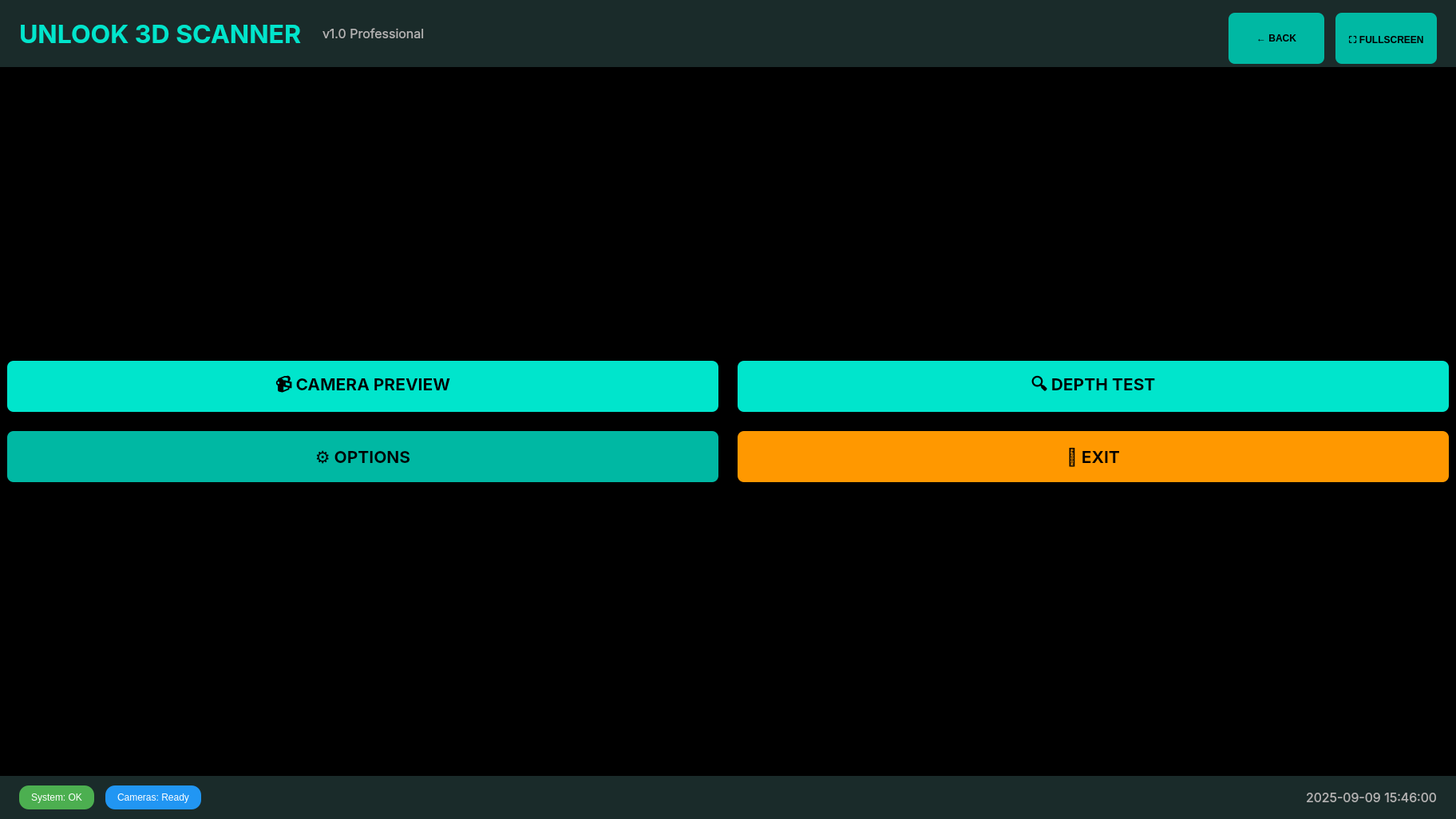
<?xml version="1.0" encoding="UTF-8"?>
<ui version="4.0">
 <class>UnlookMainWindow</class>
 <widget class="QMainWindow" name="UnlookMainWindow">
  <property name="geometry">
   <rect>
    <x>0</x>
    <y>0</y>
    <width>1824</width>
    <height>1026</height>
   </rect>
  </property>
  <property name="windowTitle">
   <string>Unlook 3D Scanner v1.0</string>
  </property>
  <property name="styleSheet">
   <string>QMainWindow {
    background-color: #000000;
    color: #FFFFFF;
    font-family: Inter, Roboto, Arial, sans-serif;
}

QPushButton {
    background-color: #00E5CC;
    color: #000000;
    border: none;
    border-radius: 8px;
    font-weight: bold;
    min-height: 48px;
    padding: 8px 16px;
}

QPushButton:hover {
    background-color: #00B8A3;
}

QPushButton:pressed {
    background-color: #009688;
}

QLabel {
    color: #FFFFFF;
}

QWidget#panel {
    background-color: #1A2B2A;
    border-radius: 8px;
    margin: 8px;
    padding: 16px;
}</string>
  </property>
  <widget class="QWidget" name="centralwidget">
   <layout class="QVBoxLayout" name="main_layout">
    <property name="spacing">
     <number>0</number>
    </property>
    <property name="leftMargin">
     <number>0</number>
    </property>
    <property name="topMargin">
     <number>0</number>
    </property>
    <property name="rightMargin">
     <number>0</number>
    </property>
    <property name="bottomMargin">
     <number>0</number>
    </property>
    <item>
     <widget class="QWidget" name="title_bar">
      <property name="minimumSize">
       <size>
        <width>0</width>
        <height>84</height>
       </size>
      </property>
      <property name="maximumSize">
       <size>
        <width>16777215</width>
        <height>84</height>
       </size>
      </property>
      <property name="styleSheet">
       <string>background-color: #1A2B2A;</string>
      </property>
      <layout class="QHBoxLayout" name="title_layout">
       <property name="leftMargin">
        <number>24</number>
       </property>
       <property name="topMargin">
        <number>16</number>
       </property>
       <property name="rightMargin">
        <number>24</number>
       </property>
       <property name="bottomMargin">
        <number>16</number>
       </property>
       <item>
        <widget class="QLabel" name="title_label">
         <property name="font">
          <font>
           <family>Inter</family>
           <pointsize>24</pointsize>
           <weight>75</weight>
           <bold>true</bold>
          </font>
         </property>
         <property name="styleSheet">
          <string>color: #00E5CC;</string>
         </property>
         <property name="text">
          <string>UNLOOK 3D SCANNER</string>
         </property>
        </widget>
       </item>
       <item>
        <widget class="QLabel" name="version_label">
         <property name="font">
          <font>
           <family>Inter</family>
           <pointsize>12</pointsize>
          </font>
         </property>
         <property name="styleSheet">
          <string>color: #B3B3B3; margin-left: 16px;</string>
         </property>
         <property name="text">
          <string>v1.0 Professional</string>
         </property>
        </widget>
       </item>
       <item>
        <spacer name="title_spacer">
         <property name="orientation">
          <enum>Qt::Horizontal</enum>
         </property>
         <property name="sizeHint" stdset="0">
          <size>
           <width>40</width>
           <height>20</height>
          </size>
         </property>
        </spacer>
       </item>
       <item>
        <widget class="QPushButton" name="back_button">
         <property name="minimumSize">
          <size>
           <width>120</width>
           <height>48</height>
          </size>
         </property>
         <property name="styleSheet">
          <string>background-color: #00B8A3;</string>
         </property>
         <property name="text">
          <string>← BACK</string>
         </property>
        </widget>
       </item>
       <item>
        <widget class="QPushButton" name="fullscreen_button">
         <property name="minimumSize">
          <size>
           <width>120</width>
           <height>48</height>
          </size>
         </property>
         <property name="styleSheet">
          <string>background-color: #00B8A3; margin-left: 8px;</string>
         </property>
         <property name="text">
          <string>⛶ FULLSCREEN</string>
         </property>
        </widget>
       </item>
      </layout>
     </widget>
    </item>
    <item>
     <widget class="QStackedWidget" name="screen_stack">
      <property name="currentIndex">
       <number>0</number>
      </property>
      <widget class="QWidget" name="main_menu_page">
       <layout class="QVBoxLayout" name="main_menu_layout">
        <item>
         <spacer name="menu_top_spacer">
          <property name="orientation">
           <enum>Qt::Vertical</enum>
          </property>
          <property name="sizeHint" stdset="0">
           <size>
            <width>20</width>
            <height>40</height>
           </size>
          </property>
         </spacer>
        </item>
        <item>
         <layout class="QGridLayout" name="main_menu_grid">
          <property name="spacing">
           <number>24</number>
          </property>
          <item row="0" column="0">
           <widget class="QPushButton" name="camera_preview_button">
            <property name="minimumSize">
             <size>
              <width>312</width>
              <height>86</height>
             </size>
            </property>
            <property name="font">
             <font>
              <family>Inter</family>
              <pointsize>16</pointsize>
              <weight>75</weight>
              <bold>true</bold>
             </font>
            </property>
            <property name="styleSheet">
             <string>background-color: #00E5CC;</string>
            </property>
            <property name="text">
             <string>📹 CAMERA PREVIEW</string>
            </property>
           </widget>
          </item>
          <item row="0" column="1">
           <widget class="QPushButton" name="depth_test_button">
            <property name="minimumSize">
             <size>
              <width>312</width>
              <height>86</height>
             </size>
            </property>
            <property name="font">
             <font>
              <family>Inter</family>
              <pointsize>16</pointsize>
              <weight>75</weight>
              <bold>true</bold>
             </font>
            </property>
            <property name="styleSheet">
             <string>background-color: #00E5CC;</string>
            </property>
            <property name="text">
             <string>🔍 DEPTH TEST</string>
            </property>
           </widget>
          </item>
          <item row="1" column="0">
           <widget class="QPushButton" name="options_button">
            <property name="minimumSize">
             <size>
              <width>312</width>
              <height>86</height>
             </size>
            </property>
            <property name="font">
             <font>
              <family>Inter</family>
              <pointsize>16</pointsize>
              <weight>75</weight>
              <bold>true</bold>
             </font>
            </property>
            <property name="styleSheet">
             <string>background-color: #00B8A3;</string>
            </property>
            <property name="text">
             <string>⚙️ OPTIONS</string>
            </property>
           </widget>
          </item>
          <item row="1" column="1">
           <widget class="QPushButton" name="exit_button">
            <property name="minimumSize">
             <size>
              <width>312</width>
              <height>86</height>
             </size>
            </property>
            <property name="font">
             <font>
              <family>Inter</family>
              <pointsize>16</pointsize>
              <weight>75</weight>
              <bold>true</bold>
             </font>
            </property>
            <property name="styleSheet">
             <string>background-color: #FF9800;</string>
            </property>
            <property name="text">
             <string>🚪 EXIT</string>
            </property>
           </widget>
          </item>
         </layout>
        </item>
        <item>
         <spacer name="menu_bottom_spacer">
          <property name="orientation">
           <enum>Qt::Vertical</enum>
          </property>
          <property name="sizeHint" stdset="0">
           <size>
            <width>20</width>
            <height>40</height>
           </size>
          </property>
         </spacer>
        </item>
       </layout>
      </widget>
      <widget class="QWidget" name="camera_preview_page">
       <layout class="QHBoxLayout" name="camera_preview_layout">
        <item>
         <layout class="QVBoxLayout" name="camera_feeds_layout">
          <item>
           <layout class="QGridLayout" name="camera_grid">
            <property name="spacing">
             <number>16</number>
            </property>
            <item row="0" column="0">
             <widget class="QLabel" name="left_camera_preview">
              <property name="minimumSize">
               <size>
                <width>400</width>
                <height>300</height>
               </size>
              </property>
              <property name="styleSheet">
               <string>border: 2px solid #00E5CC; background-color: #000000;</string>
              </property>
              <property name="text">
               <string>LEFT Camera Preview</string>
              </property>
              <property name="alignment">
               <set>Qt::AlignCenter</set>
              </property>
             </widget>
            </item>
            <item row="0" column="1">
             <widget class="QLabel" name="right_camera_preview">
              <property name="minimumSize">
               <size>
                <width>400</width>
                <height>300</height>
               </size>
              </property>
              <property name="styleSheet">
               <string>border: 2px solid #00B8A3; background-color: #000000;</string>
              </property>
              <property name="text">
               <string>RIGHT Camera Preview</string>
              </property>
              <property name="alignment">
               <set>Qt::AlignCenter</set>
              </property>
             </widget>
            </item>
           </layout>
          </item>
          <item>
           <layout class="QHBoxLayout" name="camera_status_layout">
            <item>
             <widget class="QLabel" name="fps_status">
              <property name="styleSheet">
               <string>background-color: #2196F3; color: #FFFFFF; padding: 8px 16px; border-radius: 16px;</string>
              </property>
              <property name="text">
               <string>FPS: --</string>
              </property>
              <property name="alignment">
               <set>Qt::AlignCenter</set>
              </property>
             </widget>
            </item>
            <item>
             <widget class="QLabel" name="sync_status">
              <property name="styleSheet">
               <string>background-color: #4CAF50; color: #FFFFFF; padding: 8px 16px; border-radius: 16px;</string>
              </property>
              <property name="text">
               <string>Hardware Sync: OK</string>
              </property>
              <property name="alignment">
               <set>Qt::AlignCenter</set>
              </property>
             </widget>
            </item>
           </layout>
          </item>
         </layout>
        </item>
        <item>
         <widget class="QWidget" name="camera_control_panel">
          <property name="minimumSize">
           <size>
            <width>350</width>
            <height>0</height>
           </size>
          </property>
          <property name="objectName">
           <string>panel</string>
          </property>
          <layout class="QVBoxLayout" name="camera_controls_layout">
           <item>
            <widget class="QLabel" name="controls_title">
             <property name="font">
              <font>
               <family>Inter</family>
               <pointsize>18</pointsize>
               <weight>75</weight>
               <bold>true</bold>
              </font>
             </property>
             <property name="styleSheet">
              <string>color: #00E5CC;</string>
             </property>
             <property name="text">
              <string>Camera Controls</string>
             </property>
            </widget>
           </item>
           <item>
            <widget class="QPushButton" name="start_capture_button">
             <property name="minimumSize">
              <size>
               <width>0</width>
               <height>60</height>
              </size>
             </property>
             <property name="font">
              <font>
               <family>Inter</family>
               <pointsize>14</pointsize>
               <weight>75</weight>
               <bold>true</bold>
              </font>
             </property>
             <property name="styleSheet">
              <string>background-color: #4CAF50;</string>
             </property>
             <property name="text">
              <string>▶ START CAPTURE</string>
             </property>
            </widget>
           </item>
           <item>
            <widget class="QPushButton" name="stop_capture_button">
             <property name="minimumSize">
              <size>
               <width>0</width>
               <height>60</height>
              </size>
             </property>
             <property name="font">
              <font>
               <family>Inter</family>
               <pointsize>14</pointsize>
               <weight>75</weight>
               <bold>true</bold>
              </font>
             </property>
             <property name="styleSheet">
              <string>background-color: #FF9800;</string>
             </property>
             <property name="text">
              <string>⏹ STOP CAPTURE</string>
             </property>
            </widget>
           </item>
           <item>
            <spacer name="camera_controls_spacer">
             <property name="orientation">
              <enum>Qt::Vertical</enum>
             </property>
             <property name="sizeHint" stdset="0">
              <size>
               <width>20</width>
               <height>40</height>
              </size>
             </property>
            </spacer>
           </item>
          </layout>
         </widget>
        </item>
       </layout>
      </widget>
      <widget class="QWidget" name="depth_test_page">
       <layout class="QHBoxLayout" name="depth_test_layout">
        <item>
         <layout class="QVBoxLayout" name="depth_visualization_layout">
          <item>
           <widget class="QLabel" name="depth_map_display">
            <property name="minimumSize">
             <size>
              <width>500</width>
              <height>375</height>
             </size>
            </property>
            <property name="styleSheet">
             <string>border: 2px solid #00E5CC; background-color: #000000;</string>
            </property>
            <property name="text">
             <string>No depth map available</string>
            </property>
            <property name="alignment">
             <set>Qt::AlignCenter</set>
            </property>
           </widget>
          </item>
          <item>
           <widget class="QLabel" name="quality_metrics">
            <property name="font">
             <font>
              <family>Inter</family>
              <pointsize>14</pointsize>
             </font>
            </property>
            <property name="styleSheet">
             <string>color: #B3B3B3; padding: 8px; background-color: #1A2B2A; border-radius: 4px;</string>
            </property>
            <property name="text">
             <string>Quality metrics will appear here</string>
            </property>
            <property name="alignment">
             <set>Qt::AlignCenter</set>
            </property>
            <property name="wordWrap">
             <bool>true</bool>
            </property>
           </widget>
          </item>
         </layout>
        </item>
        <item>
         <widget class="QWidget" name="depth_control_panel">
          <property name="minimumSize">
           <size>
            <width>350</width>
            <height>0</height>
           </size>
          </property>
          <property name="objectName">
           <string>panel</string>
          </property>
          <layout class="QVBoxLayout" name="depth_controls_layout">
           <item>
            <widget class="QLabel" name="depth_controls_title">
             <property name="font">
              <font>
               <family>Inter</family>
               <pointsize>18</pointsize>
               <weight>75</weight>
               <bold>true</bold>
              </font>
             </property>
             <property name="styleSheet">
              <string>color: #00E5CC;</string>
             </property>
             <property name="text">
              <string>Depth Processing</string>
             </property>
            </widget>
           </item>
           <item>
            <widget class="QPushButton" name="capture_stereo_button">
             <property name="minimumSize">
              <size>
               <width>0</width>
               <height>60</height>
              </size>
             </property>
             <property name="font">
              <font>
               <family>Inter</family>
               <pointsize>14</pointsize>
               <weight>75</weight>
               <bold>true</bold>
              </font>
             </property>
             <property name="styleSheet">
              <string>background-color: #00E5CC;</string>
             </property>
             <property name="text">
              <string>📸 CAPTURE STEREO FRAME</string>
             </property>
            </widget>
           </item>
           <item>
            <widget class="QPushButton" name="export_ply_button">
             <property name="minimumSize">
              <size>
               <width>0</width>
               <height>60</height>
              </size>
             </property>
             <property name="font">
              <font>
               <family>Inter</family>
               <pointsize>14</pointsize>
               <weight>75</weight>
               <bold>true</bold>
              </font>
             </property>
             <property name="styleSheet">
              <string>background-color: #4CAF50;</string>
             </property>
             <property name="text">
              <string>💾 EXPORT PLY</string>
             </property>
            </widget>
           </item>
           <item>
            <layout class="QGridLayout" name="preset_grid">
             <property name="spacing">
              <number>8</number>
             </property>
             <item row="0" column="0">
              <widget class="QPushButton" name="preset_fast_button">
               <property name="minimumSize">
                <size>
                 <width>150</width>
                 <height>48</height>
                </size>
               </property>
               <property name="styleSheet">
                <string>background-color: #FF9800;</string>
               </property>
               <property name="text">
                <string>Fast</string>
               </property>
              </widget>
             </item>
             <item row="0" column="1">
              <widget class="QPushButton" name="preset_balanced_button">
               <property name="minimumSize">
                <size>
                 <width>150</width>
                 <height>48</height>
                </size>
               </property>
               <property name="styleSheet">
                <string>background-color: #00E5CC;</string>
               </property>
               <property name="text">
                <string>Balanced</string>
               </property>
              </widget>
             </item>
             <item row="1" column="0" colspan="2">
              <widget class="QPushButton" name="preset_quality_button">
               <property name="minimumSize">
                <size>
                 <width>0</width>
                 <height>48</height>
                </size>
               </property>
               <property name="styleSheet">
                <string>background-color: #4CAF50;</string>
               </property>
               <property name="text">
                <string>Quality</string>
               </property>
              </widget>
             </item>
            </layout>
           </item>
           <item>
            <spacer name="depth_controls_spacer">
             <property name="orientation">
              <enum>Qt::Vertical</enum>
             </property>
             <property name="sizeHint" stdset="0">
              <size>
               <width>20</width>
               <height>40</height>
              </size>
             </property>
            </spacer>
           </item>
          </layout>
         </widget>
        </item>
       </layout>
      </widget>
      <widget class="QWidget" name="options_page">
       <layout class="QVBoxLayout" name="options_layout">
        <item>
         <widget class="QScrollArea" name="options_scroll">
          <property name="widgetResizable">
           <bool>true</bool>
          </property>
          <widget class="QWidget" name="options_content">
           <property name="geometry">
            <rect>
             <x>0</x>
             <y>0</y>
             <width>1820</width>
             <height>888</height>
            </rect>
           </property>
           <layout class="QVBoxLayout" name="options_content_layout">
            <property name="spacing">
             <number>24</number>
            </property>
            <item>
             <widget class="QWidget" name="system_status_panel">
              <property name="objectName">
               <string>panel</string>
              </property>
              <layout class="QVBoxLayout" name="system_status_layout">
               <item>
                <widget class="QLabel" name="system_status_title">
                 <property name="font">
                  <font>
                   <family>Inter</family>
                   <pointsize>18</pointsize>
                   <weight>75</weight>
                   <bold>true</bold>
                  </font>
                 </property>
                 <property name="styleSheet">
                  <string>color: #00E5CC;</string>
                 </property>
                 <property name="text">
                  <string>System Status</string>
                 </property>
                </widget>
               </item>
               <item>
                <widget class="QLabel" name="system_status_display">
                 <property name="styleSheet">
                  <string>background-color: #4CAF50; color: #FFFFFF; padding: 8px 16px; border-radius: 16px;</string>
                 </property>
                 <property name="text">
                  <string>System operational</string>
                 </property>
                 <property name="alignment">
                  <set>Qt::AlignCenter</set>
                 </property>
                </widget>
               </item>
              </layout>
             </widget>
            </item>
            <item>
             <spacer name="options_spacer">
              <property name="orientation">
               <enum>Qt::Vertical</enum>
              </property>
              <property name="sizeHint" stdset="0">
               <size>
                <width>20</width>
                <height>40</height>
               </size>
              </property>
             </spacer>
            </item>
           </layout>
          </widget>
         </widget>
        </item>
       </layout>
      </widget>
     </widget>
    </item>
    <item>
     <widget class="QWidget" name="status_bar">
      <property name="minimumSize">
       <size>
        <width>0</width>
        <height>54</height>
       </size>
      </property>
      <property name="maximumSize">
       <size>
        <width>16777215</width>
        <height>54</height>
       </size>
      </property>
      <property name="styleSheet">
       <string>background-color: #1A2B2A;</string>
      </property>
      <layout class="QHBoxLayout" name="status_layout">
       <property name="leftMargin">
        <number>24</number>
       </property>
       <property name="topMargin">
        <number>12</number>
       </property>
       <property name="rightMargin">
        <number>24</number>
       </property>
       <property name="bottomMargin">
        <number>12</number>
       </property>
       <item>
        <widget class="QLabel" name="system_status_bottom">
         <property name="styleSheet">
          <string>background-color: #4CAF50; color: #FFFFFF; padding: 6px 12px; border-radius: 12px;</string>
         </property>
         <property name="text">
          <string>System: OK</string>
         </property>
        </widget>
       </item>
       <item>
        <widget class="QLabel" name="camera_status_bottom">
         <property name="styleSheet">
          <string>background-color: #2196F3; color: #FFFFFF; padding: 6px 12px; border-radius: 12px; margin-left: 8px;</string>
         </property>
         <property name="text">
          <string>Cameras: Ready</string>
         </property>
        </widget>
       </item>
       <item>
        <spacer name="status_spacer">
         <property name="orientation">
          <enum>Qt::Horizontal</enum>
         </property>
         <property name="sizeHint" stdset="0">
          <size>
           <width>40</width>
           <height>20</height>
          </size>
         </property>
        </spacer>
       </item>
       <item>
        <widget class="QLabel" name="timestamp_label">
         <property name="font">
          <font>
           <family>Inter</family>
           <pointsize>12</pointsize>
          </font>
         </property>
         <property name="styleSheet">
          <string>color: #B3B3B3;</string>
         </property>
         <property name="text">
          <string>2025-09-09 15:46:00</string>
         </property>
        </widget>
       </item>
      </layout>
     </widget>
    </item>
   </layout>
  </widget>
 </widget>
 <resources/>
 <connections/>
</ui>
